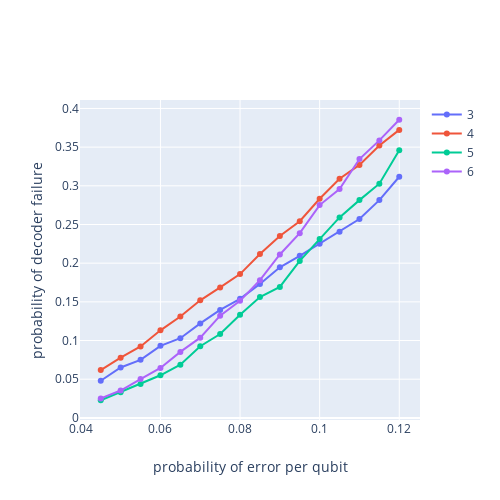

Notebook cell for this chart:
### Code cell
plot_plotly(x, y, [3, 4, 5, 6])
